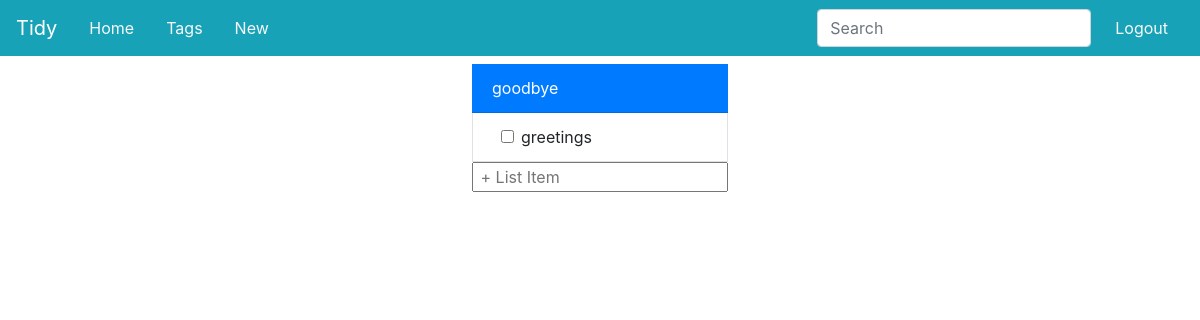
The app's page /t/goodbye (signed in), older data.
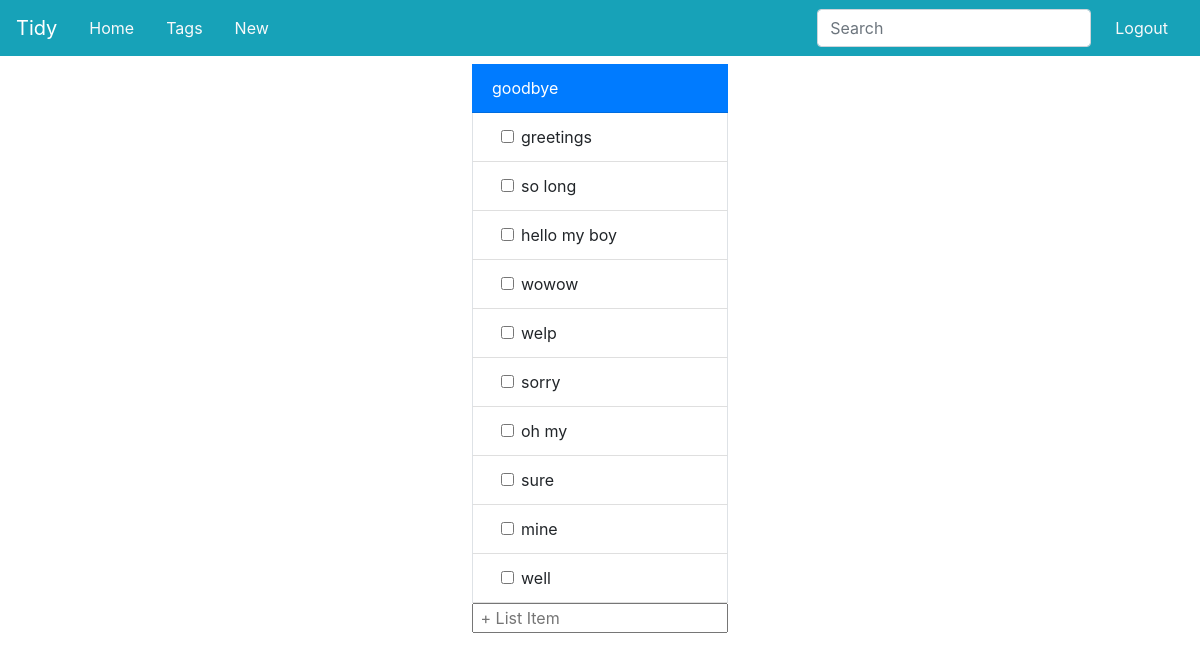
The same page, newer data.
### app/models.py (models this page shows, shortened)
class Tags(db.Model):
    __tablename__='Tags'
    id=db.Column(db.Integer,primary_key=True)
    tag=db.Column(db.String,index=True, unique=True)
    entries = db.relationship("Entries",secondary=tag_map)

class Entries(db.Model):
    __tablename__='Entries'
    id=db.Column(db.Integer,primary_key=True)
    user_id=db.Column(db.Integer,db.ForeignKey('User.id'),index=True)
    text=db.Column(db.String)
    date_created=db.Column(db.DateTime,default=datetime.now())
    tags = db.relationship("Tags",secondary=tag_map)

### app/routes.py (the view, shortened to what this page needs)
@app.route('/t/<tag>', methods=['GET','POST'])
@login_required
def tag_list(tag):
    t = Tags.query.filter_by(tag=tag).first()
    if t is None:
        return redirect(url_for('new_list'))
    list=Entries.query.join(Tags.entries).filter(Entries.user_id==current_user.id,Tags.tag==tag).all()
    return render_template('list.html',list=list,head=tag)

### app/models.py (called while the page is built)
@login.user_loader
def load_user(id):
    return User.query.get(int(id))

### app/templates/list.html (shortened to what this page needs)
{% extends 'base.html' %}
{% block app_content %}
<div class="container">
  <div class="row">
    <form class="card mx-auto border-0 m-2"  id='{{key}}' action="{{url_for('tag_list',tag=head)}}" method="POST">
      <div class="card-header d-flex rounded-0 bg-primary">
        {% if head=='' %}
        <div class="text-white card-link" href="">"No Tittle"</div>
        <input type="hidden" value="{{head}}"  placeholder="No Current Tittle" autocomplete="off" name="tag">
        {% else %}
        <div class="text-white card-link" href="{{url_for('tag_list',tag=key)}}">{{head}}</div>
        {%endif%}
      </div>
      <div class="list-group list-group-flush">
      {% for entry in list%}
        <div class="list-group-item border-right border-left form-check d-flex pl-5">
          <input class="form-check-input" type="checkbox" name="{{entry.id}}" id="{{head}}ent{{entry.id}}">
          <label class="form-check-label mr-auto" for="{{head}}ent{{entry.id}}">
              {{entry.text}}
          </label>
        </div>
      {% endfor %}
      </div>
        <input type="text" class=""  placeholder=" + List Item" autocomplete="off" name="entry">
    </form>
  </div>
</div>
{% endblock %}

### app/templates/base.html (shortened to what this page needs)
{% extends 'bootstrap/base.html' %}
{% block navbar %}
<div class="Header">
  <nav class="navbar d-flex bg-info navbar-dark">
    <a class="navbar-brand" href={{url_for("index")}}>Tidy</a>
        <a class="nav-link text-light" href='{{url_for("index")}}'>Home</a>
    {% if current_user.is_authenticated %}
        <a class="nav-link text-light" href="{{url_for('tags')}}">Tags</a>
        <a class="nav-link text-light" href="{{url_for('new_list')}}">New</a>
    <form class="form-inline ml-auto my-2 my-lg-0">
      <input class="form-control mr-sm-2" type="search" placeholder="Search" aria-label="Search" />
    </form>
    <a class="nav-link text-light" href='{{url_for("logout")}}'>Logout</a>
    {% else %}
    <a class="nav-link text-light ml-auto" href='{{url_for("login")}}'>Login</a>
    <a class="nav-link text-light" href='{{url_for("register")}}'>Register</a>
    {% endif %}
    </nav>
</div>
{% endblock %}
{% block content %}
  {% block app_content %}
  {% endblock %}
{% endblock %}
{% block styles %}
  <link rel="stylesheet" href="https://maxcdn.bootstrapcdn.com/bootstrap/4.0.0/css/bootstrap.min.css">
  <link rel="stylesheet" href="../static/css/main.css">
{% endblock %}

Row changes from the older to the newer data that the page shows:
added Entries: text "so long"
added Entries: text "hello my boy"
added Entries: text "wowow"
added Entries: text "welp"
added Entries: text "sorry"
added Entries: text "oh my"
added Entries: text "sure"
added Entries: text "mine"
now on this page (row unchanged): Entries: text "well"
